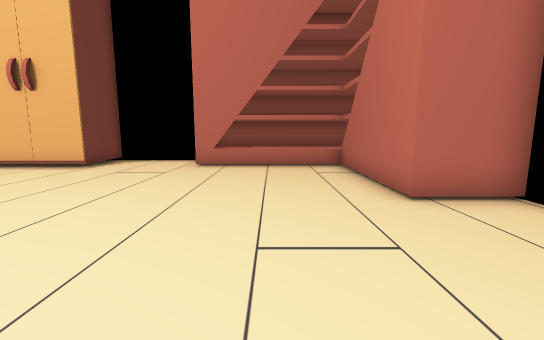
View 1 (above)

21 first-person views from a walk through a scene from a Unity 3-D project. The camera is 1.2 m above the floor, tilts 8° down and sees 90° across. The floor is counted in squares, 1 m on a side. Each view is taken from the middle of a square. On the plan, view 1 faces up. The plan holds only what a view shows up to about 13 squares ahead; the rest is blank.

View 2
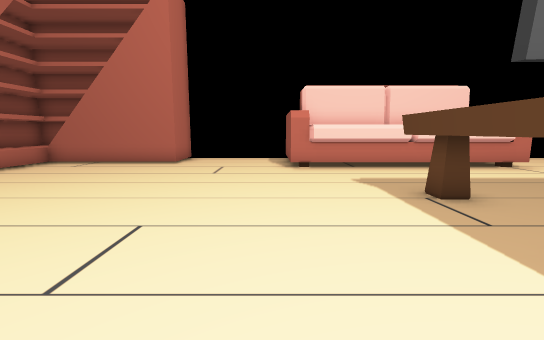

View 3
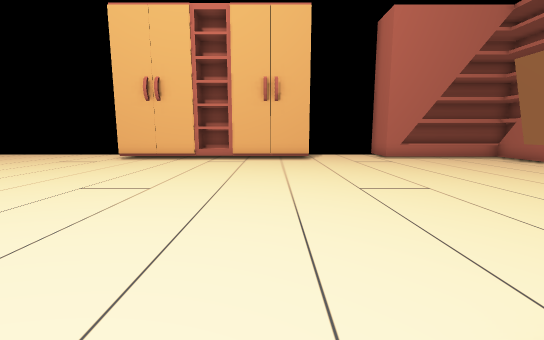

View 4
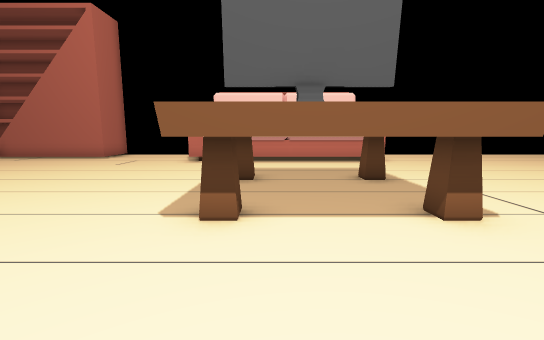

View 5
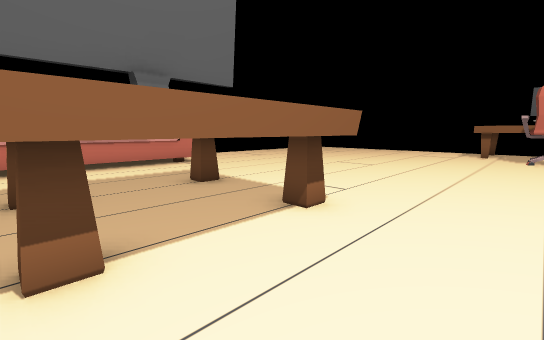

View 6
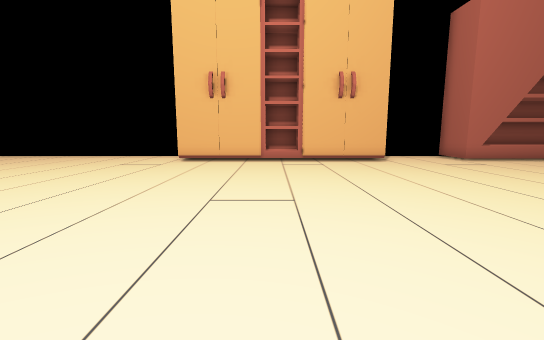

View 7
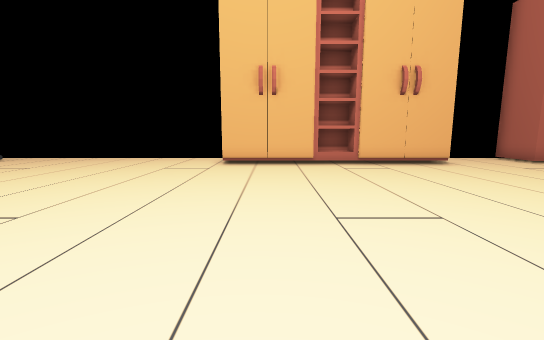

View 8
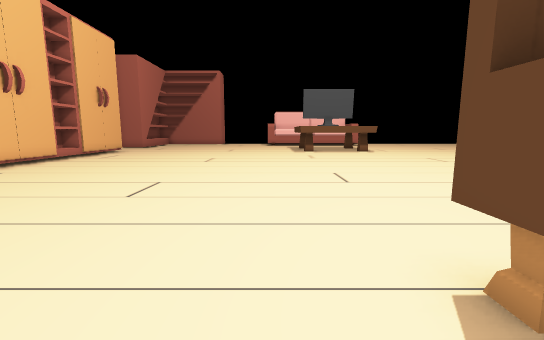

View 9
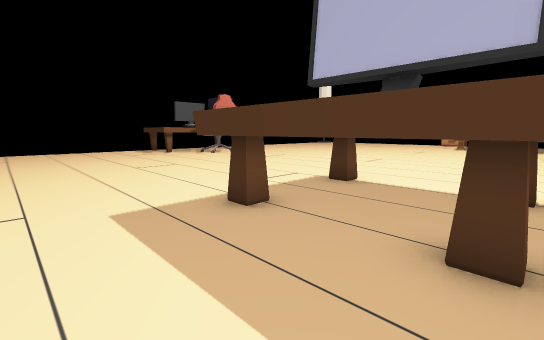

View 10
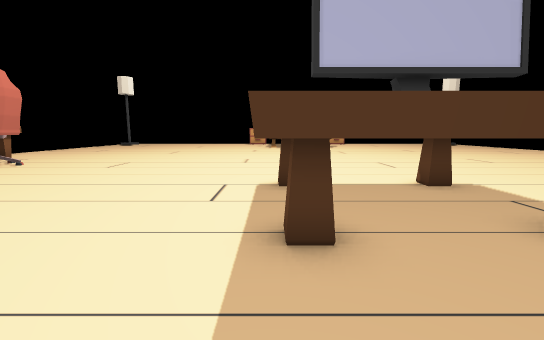

View 11
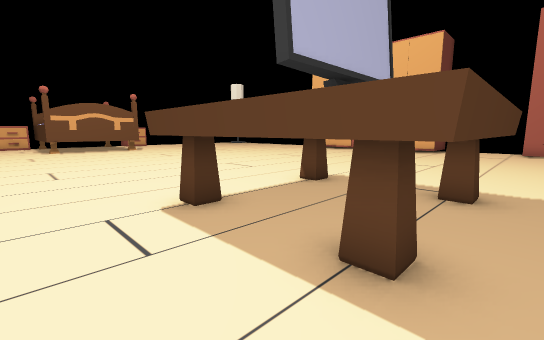

View 12
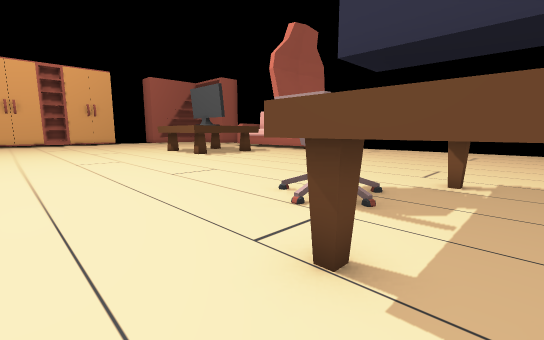

View 13
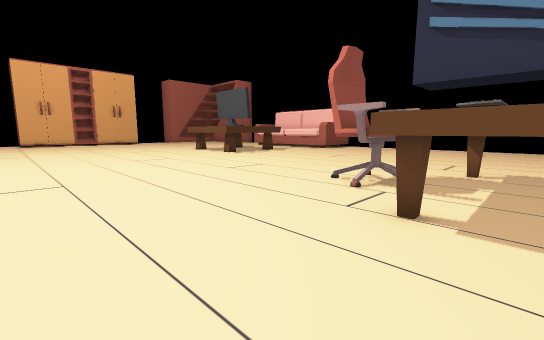

View 14
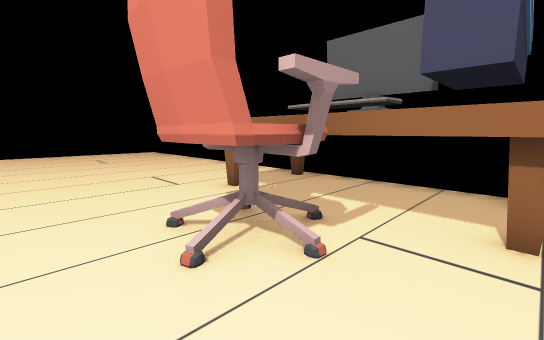

View 15
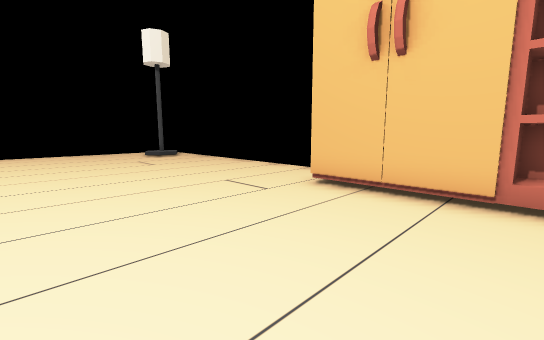

View 16
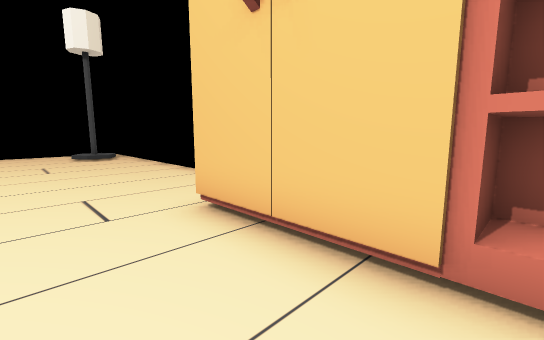

View 17
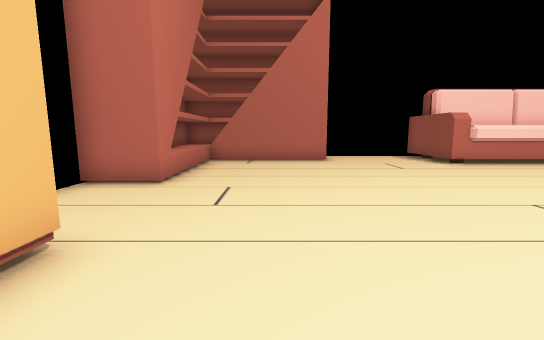

View 18
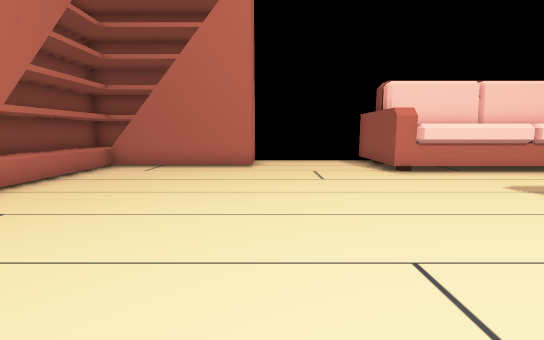

View 19
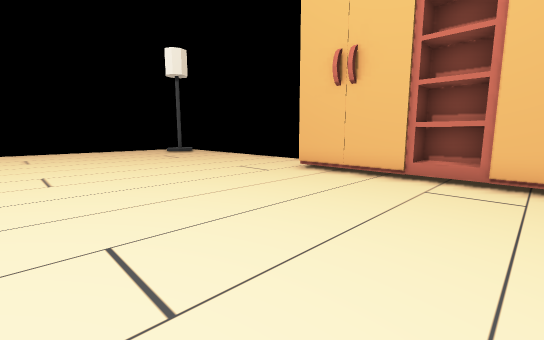

View 20
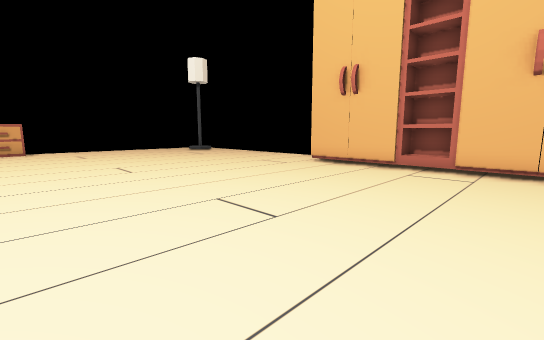

View 21
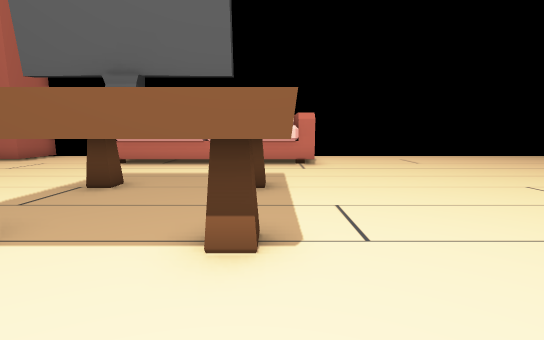

### Floor plan
Key: @ floor where view 1 was taken; # wall or solid block; . floor; T table; C chair; K keyboard; L lamp; N nightstand; O other object.
Columns run from 27 left of view 1 to 5 right of it. Each row starts with its distance up from view 1.
 12         #####      ###  #
 11   ..........#        #..OOOOOOOO
 10   L.........##  ##  ##..OOOOOOOO
  9 .............########.........OO
  8 ..............................OO
  7 ..............................OO
  6 ..............................OO
  5 ..............................OO
  4 ................................
  3  ...............................
  2  ...............................
  1  N..............................
  0  N.........................@OOOO#
 -1      .......................O O
 -2      OO.............TTTTTT..O O
 -3        .............TT  TT..O O
 -4          ...........T    T..O O
 -5           ..........TT  TT..O O
 -6          ...........TTTTTT..O O
 -7         ....................OOO
 -8         .......................
 -9            .....................
-10            .....................
-11            .....................
-12            .....................
-13            .....................
-14            .....................
-15            ......CC.............
-16            ......CCC............
-17            ....TTCCCT...........
-18             ...T KK T...........
-19            . ..T     ...........
-20                T   TT.......

Positions as (right, up) in squares from view 1, and headings:
1: (0, 0), facing up
2: (-8, 1), facing right
3: (-8, -3), facing up
4: (-10, -3), facing right
5: (-9, -2), facing down-right
6: (-11, -2), facing up
7: (-13, -1), facing up
8: (-23, 0), facing right
9: (0, -2), facing down-left
10: (0, -6), facing left
11: (-2, -8), facing up-left
12: (-14, -19), facing up-right
13: (-16, -19), facing up-right
14: (-12, -14), facing down-right
15: (-11, 4), facing up-left
16: (-11, 7), facing up-left
17: (-9, 7), facing right
18: (-7, 4), facing right
19: (-9, 2), facing up-left
20: (-8, 0), facing up-left
21: (-9, -6), facing right
